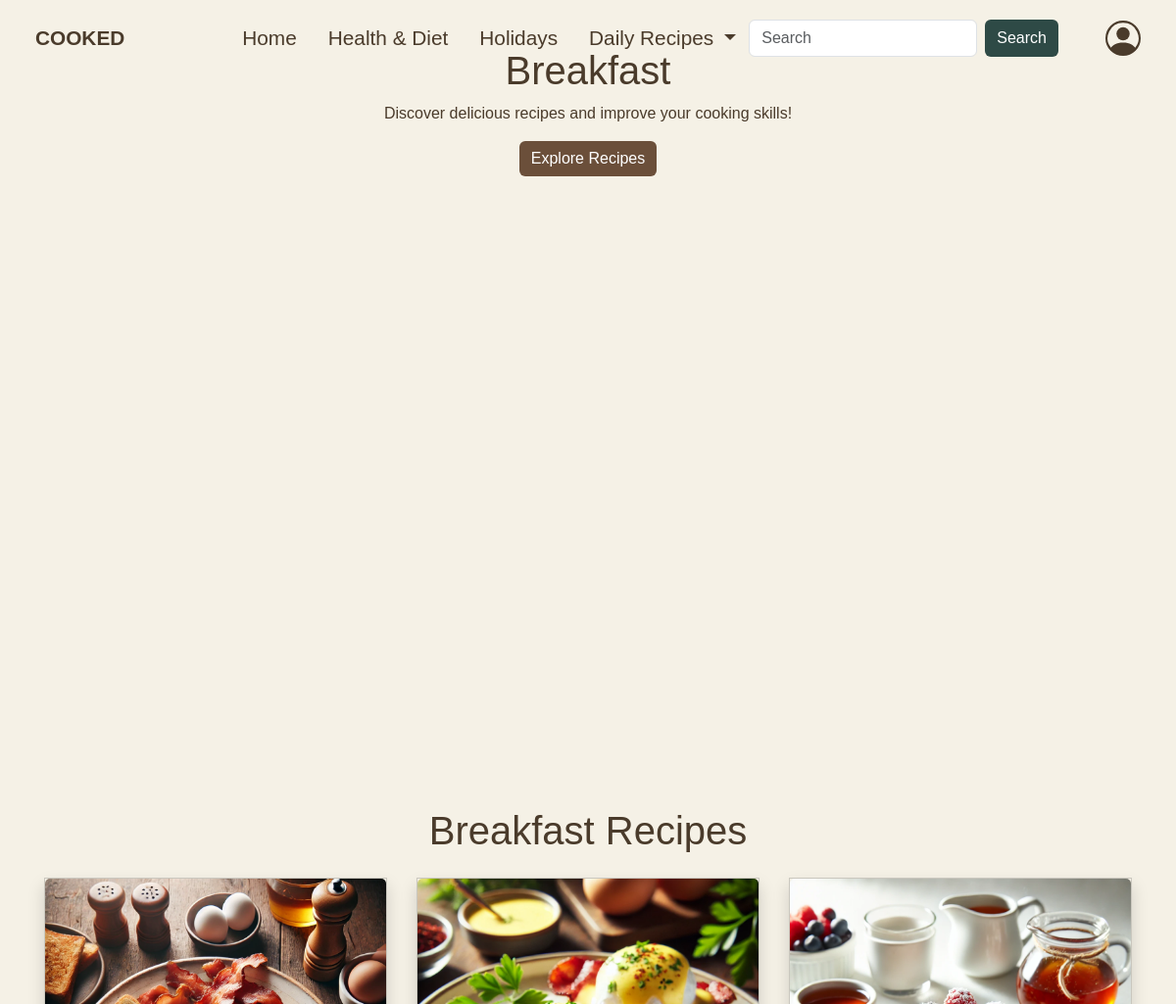
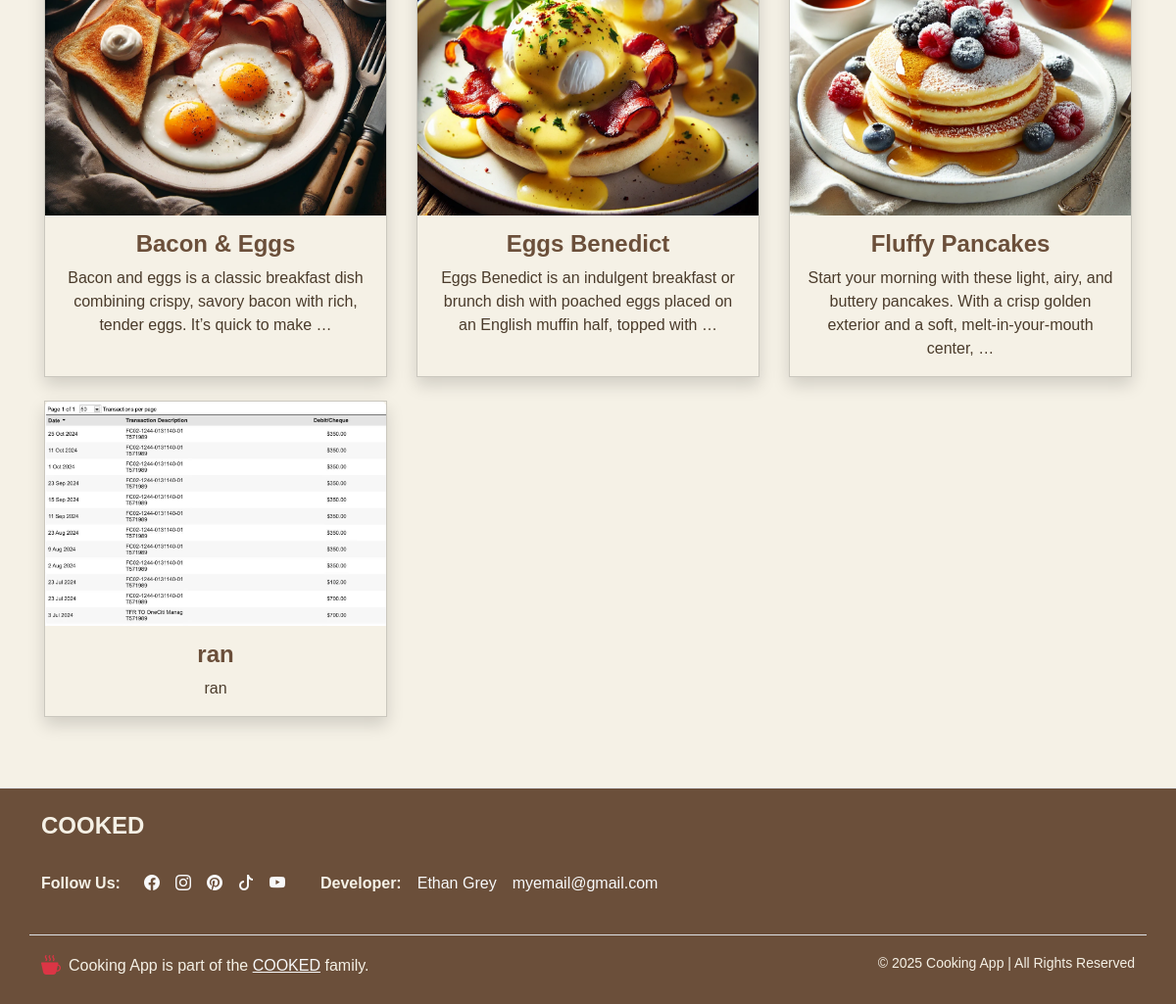
The page /recipes/breakfast/ on the database its author committed (2 pictures, top to bottom).
### recipes/models.py (models this page shows, shortened)
class Recipe(models.Model):
    recipename = models.CharField(max_length=200)
    description = models.TextField()
    ingredients = models.TextField()
    instructions = models.TextField(default='No instructions provided')
    madeby = models.CharField(max_length=50, default='Firstname Lastname')
    image = models.ImageField(upload_to='recipes/')
    slug = models.SlugField()
    recipetype = models.ForeignKey(RecipeType, related_name='recipes', on_delete=models.CASCADE)

### recipes/views.py (the view)
# urls.py: path('breakfast/', views.breakfast),
def breakfast(request):
    recipe_type = RecipeType.objects.get(recipetype="Breakfast")
    breakfast_recipes = recipe_type.recipes.all()
    return render(request, 'recipes/breakfast.html', {'breakfast_recipes': breakfast_recipes})

### recipes/context_processors.py (called while the page is built)
def recipe_types(request):
    return {'recipe_types': RecipeType.objects.all()}

def recipes(request):
    return {'recipes': Recipe.objects.all()}

### recipes/templates/recipes/breakfast.html (shortened to what this page needs)
{% extends 'layout.html' %}
{% block content %}
<div class="container py-5 text-center vh-100">
    <h1>Breakfast</h1>
    <p>Discover delicious recipes and improve your cooking skills!</p>
    <a href="/recipes" class="btn btn-primary">Explore Recipes</a>
</div>
<div class="container">
    <h1 class="text-center my-4">Breakfast Recipes</h1>
    <div class="row">
        {% for recipe in breakfast_recipes %}
            <div class="col-md-4 mb-4">
                <div class="card h-100 shadow">
                    {% if recipe.image %}
                        <img src="{{ recipe.image.url }}" class="card-img-top" alt="{{ recipe.recipename }}">
                    {% endif %}
                    <div class="card-body text-center">
                        <h4 class="card-title">{{ recipe.recipename }}</h4>
                        <p class="card-text">{{ recipe.description|truncatewords:20 }}</p>
                    </div>
                </div>
            </div>
        {% empty %}
            <div class="col-12 text-center">
                <p>No breakfast recipes available.</p>
            </div>
        {% endfor %}
    </div>
</div>
{% endblock %}

### static/css/style.css (style rules this page uses)
:root { --c-oak-brown: #6B4F3A; --c-forest-green: #2E4A46; --c-cement-grey: #A3A8A1; --c-tan: #f5f1e6; --c-body: #4A3B2B; --c-light-oak: #8C6A47; --c-dark-oak: #5E3B29; --c-light-forest: #3B5C4B; --c-dark-forest: #1F3A35; --font-base: "quilon", sans-serif; --box-shadow: 0px 15px 25px rgba(0,0,0,0.08); --transition: all 0.5s ease; }
body { background-color: var(--c-tan); color: var(--c-body); font-family: Arial, sans-serif; }
.row { display: flex; flex-wrap: wrap; }
.btn-primary, .btn-secondary { transition: background-color 0.3s ease; }
.btn-primary { background-color: var(--c-oak-brown); border: none; }
.card { max-width: 350px; margin: 0 auto; box-shadow: 2px 2px 10px rgba(0, 0, 0, 0.1); border-radius: 0; background-color: rgba(0, 0, 0, 0); }
.card-body { background-color: rgba(0, 0, 0, 0); padding-top: 15px; }
.card-title { color: var(--c-oak-brown); font-weight: bold; }
.card-text { color: var(--c-body); }

### rows shown on the page
Recipe: image (picture), recipename "Bacon & Eggs", description "Bacon and eggs is a classic breakfast dish combining crispy, savory bacon with rich, tender eggs. It’s quick to make …"
Recipe: image (picture), recipename "Eggs Benedict", description "Eggs Benedict is an indulgent breakfast or brunch dish with poached eggs placed on an English muffin half, topped with …"
Recipe: image (picture), recipename "Fluffy Pancakes", description "Start your morning with these light, airy, and buttery pancakes. With a crisp golden exterior and a soft, melt-in-your-mouth center, …"
Recipe: image (picture), recipename "ran", description "ran"
